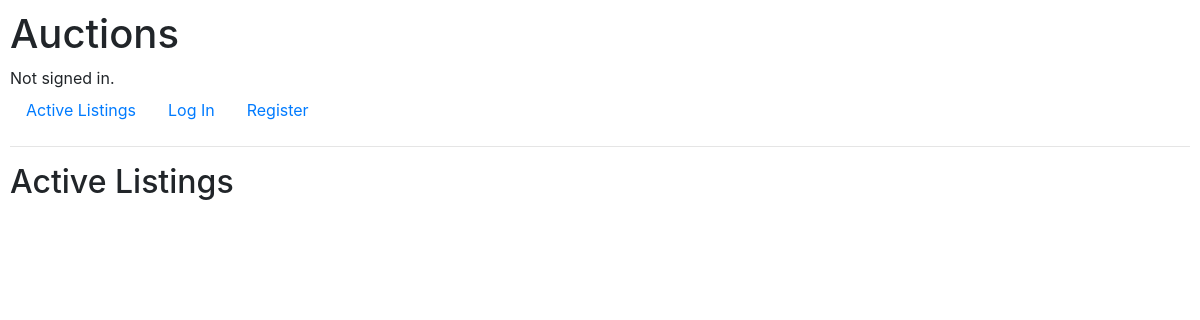
The app's page /, older data.
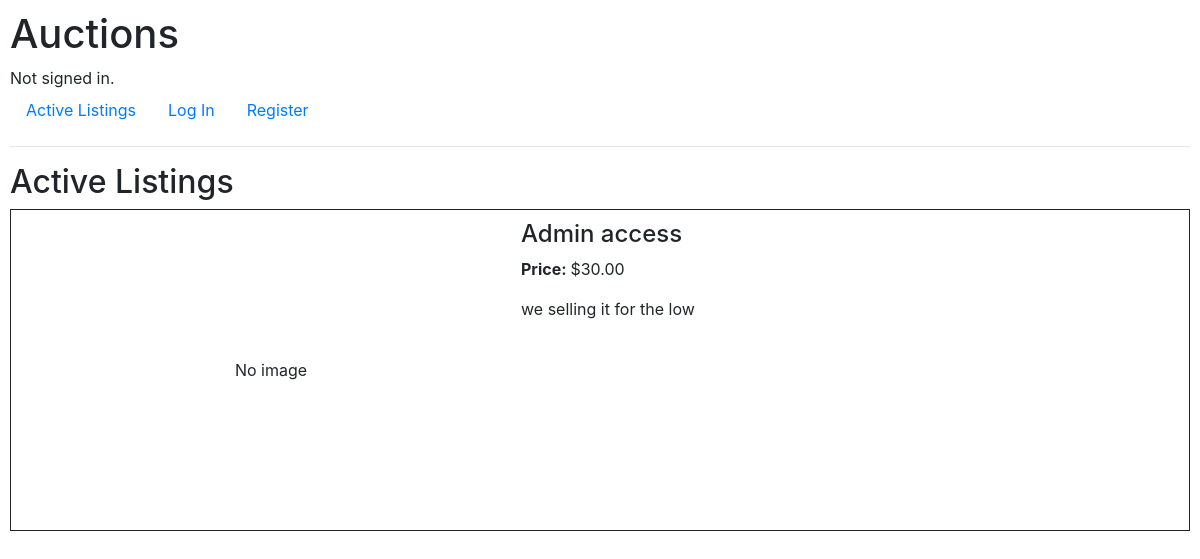
The same page, newer data.
### auctions/models.py (models this page shows)
class Listing(models.Model):
    id = models.AutoField(primary_key=True)
    timestamp = models.DateTimeField(auto_now_add=True) # Holds the timestamp for the listing's creation
    title = models.CharField(max_length=64)
    description = models.CharField(max_length=256)
    price = models.DecimalField(decimal_places=2, max_digits=10, validators=[validate_price])
    image_url = models.URLField(blank=True)
    CATEGORIES = [
        ('TOY', 'Toys'),
        ('ELC', 'Electronics'),
        ('HOM', 'Home'),
        ('TOO', 'Tools'),
    ]
    category = models.CharField(max_length=3, choices=CATEGORIES, blank=True)
    owner = models.ForeignKey(User, on_delete=models.CASCADE)
    is_active = models.BooleanField(default=True, auto_created=True)

### auctions/views.py (the view)
# urls.py: path("", views.index, name="index"),
def index(request):
    active_listings = Listing.objects.filter(is_active=True)
    return render(request, "auctions/index.html", {
        'active_listings': active_listings
    })

### auctions/templates/auctions/index.html
{% extends "auctions/layout.html" %}
{% block body %}
<h2>Active Listings</h2>
{% for listing in active_listings %}
<div class="listing-container">
    <div class="hstack">
        <div class="listing-image-container">
        {% if listing.image_url%}
            <img class="listing-image" src="{{ listing.image_url }}">
        {% else %}
            <div class="no-image center">
                No image
            </div>
        {% endif %}
        </div>
        <div class="vstack">
            <h4>{{ listing.title }}</h4>
            <p><strong>Price: </strong>${{ listing.price }}</p>
            {% if listing.description %}
            <p>{{ listing.description }}</p>
            {% endif %}
        </div>
    </div>
</div>
{% endfor %}
{% endblock %}

### auctions/templates/auctions/layout.html (shortened to what this page needs)
{% load static %}
<!DOCTYPE html>
<html lang="en">
    <head>
        <link rel="stylesheet" href="https://stackpath.bootstrapcdn.com/bootstrap/4.4.1/css/bootstrap.min.css">
        <link href="{% static 'auctions/styles.css' %}" rel="stylesheet">
    </head>
    <body>
        <h1>Auctions</h1>
        <div>
            {% if user.is_authenticated %}
                Signed in as <strong>{{ user.username }}</strong>.
            {% else %}
                Not signed in.
            {% endif %}
        </div>
        <ul class="nav">
            <li class="nav-item">
                <a class="nav-link" href="{% url 'index' %}">Active Listings</a>
            </li>
            {% if user.is_authenticated %}
                <li class="nav-item">
                    <a class="nav-link" href="{% url 'logout' %}">Log Out</a>
                </li>
            {% else %}
                <li class="nav-item">
                    <a class="nav-link" href="{% url 'login' %}">Log In</a>
                </li>
                <li class="nav-item">
                    <a class="nav-link" href="{% url 'register' %}">Register</a>
                </li>
            {% endif %}
        </ul>
        <hr>
        {% block body %}
        {% endblock %}
    </body>
</html>

### auctions/static/auctions/styles.css (style rules this page uses)
body { padding: 10px; }
.hstack { display: flex; flex-direction: row; flex-wrap: nowrap; }
.listing-container { border: solid; border-width: 1px; border-color: var(--bs-secondary); margin-top: 5px; padding: 10px }
.listing-image-container { width: 500px; height: 300px; position: relative; }
.no-image { margin: auto; }
.center { margin: 0; position: absolute; top: 50%; left: 50%; -ms-transform: translate(-50%, -50%); transform: translate(-50%, -50%); }

Row changes from the older to the newer data that the page shows:
added Listing: image_url "No image", title "Admin access", price "30.00", description "we selling it for the low"
